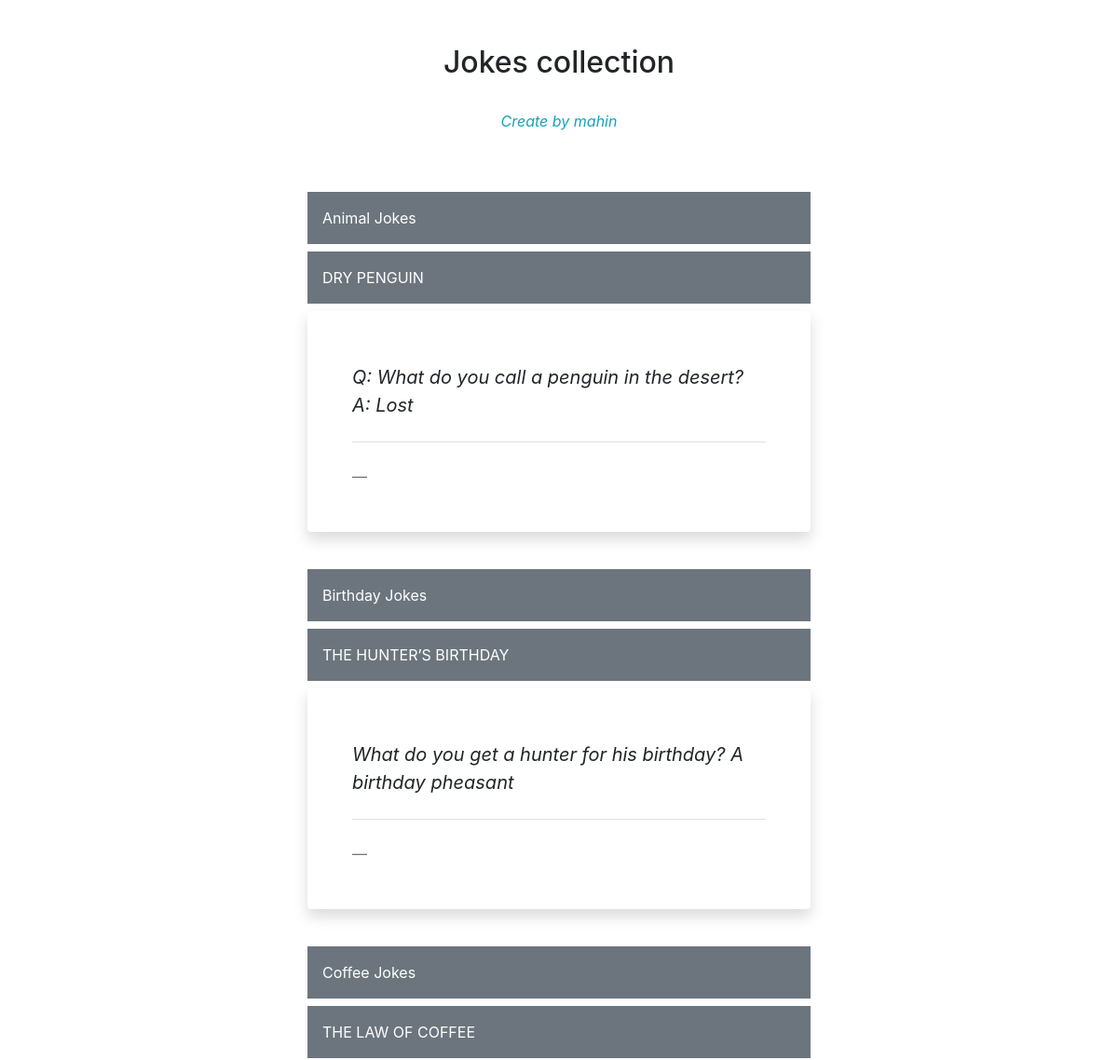
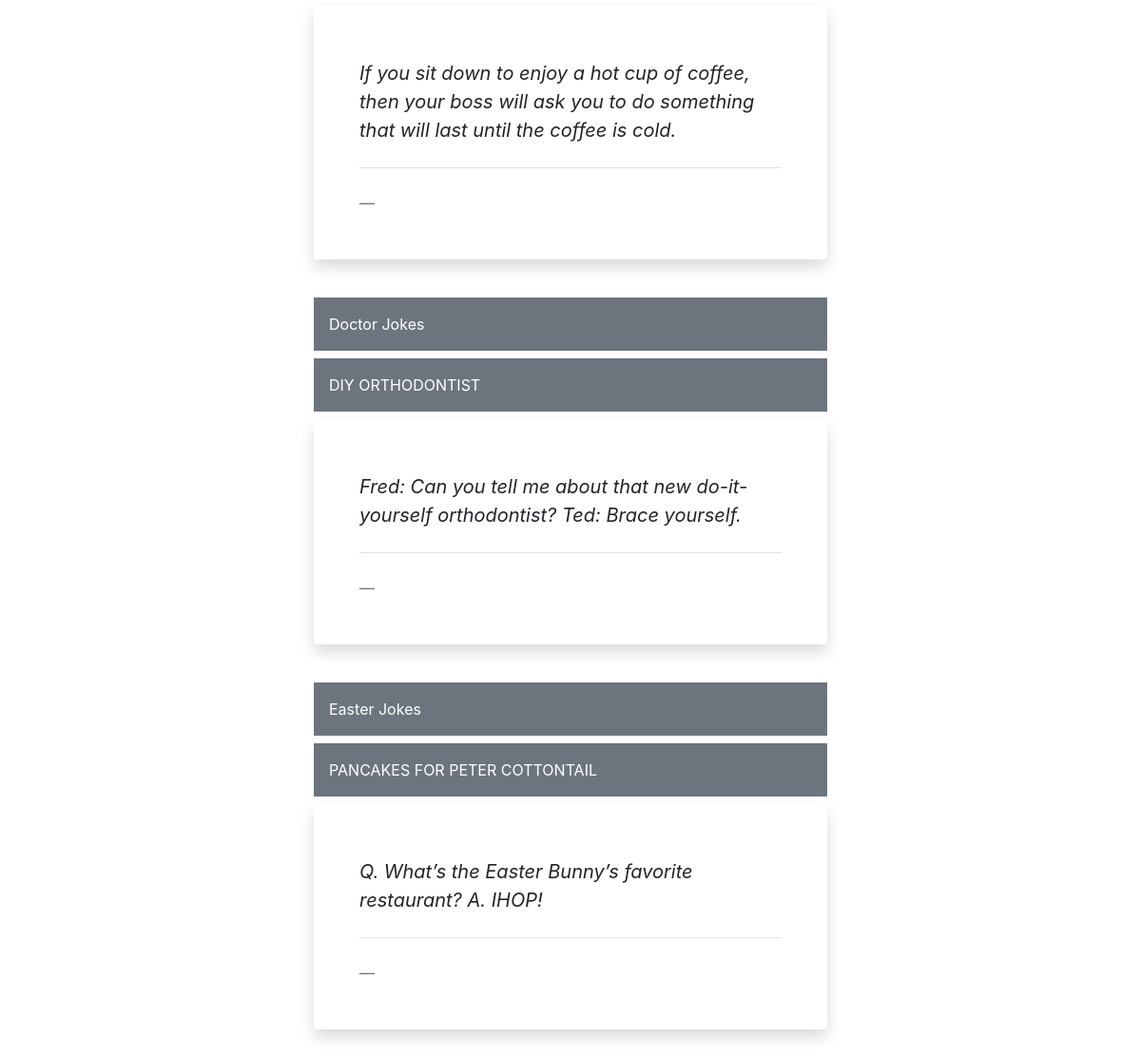
The app's page /jokes/ with its own data (2 pictures, top to bottom).
### joke_site/models.py (models this page shows, shortened)
class joke(models.Model):
    joke_title=models.CharField(max_length=100,default='SOME STRING')
    joke=models.TextField()
    Writter=models.CharField(max_length=200)
    joke_catagory=models.ForeignKey(
        'Joke_catagory',
        on_delete =models.CASCADE
    )

class Joke_catagory(models.Model):
    title=models.CharField(max_length=50)

### joke_site/views.py (the view)
# urls.py: path('',views.HomeView.as_view(),name='home' ),
class HomeView(ListView):
    template_name="index.html"
    model=joke
    def get_queryset(self):
        query_set =super().get_queryset()
        return query_set.select_related
        ('quote_category')

### templates/index.html (shortened to what this page needs)
{%extends 'base.html'%}
{% block body  %}
<section class="py-5">
    <div class="container">
        <div class="row">
            <div class="col-lg-6 mx-auto">
                <header class="text-center pb-5">
                    <h1 class="h2"> Jokes collection </h1>
                    <p><br> <a href="https://bootstrapious.com/snippets" class="font-italic text-info">Create by mahin</a></p>
                </header>
            </div>
        </div>
            {% for joke in object_list %}
        <div class="row">
            <div class="col-lg-6 mx-auto">
                <div class="p-3 mb-2 bg-secondary text-white">{{ joke.joke_catagory.title }}</div>
                    <div class="p-3 mb-2 bg-secondary text-white">{{ joke.joke_title }}</div>
                <blockquote class="blockquote blockquote-custom bg-white p-5 shadow rounded">
                    <p class="mb-0 mt-2 font-italic">{{joke.joke}} <a href="#" class="text-info"></a></p>
                    <footer class="blockquote-footer pt-4 mt-4 border-top">{{joke.writter}}
                    </footer>
                </blockquote>
            </div>
        </div>
        <br>
        {% endfor %}
    </div>
</section>
{% endblock%}

### templates/base.html (shortened to what this page needs)
 <!DOCTYPE html>
 <html>
 <head>
     <link rel="stylesheet" href="https://stackpath.bootstrapcdn.com/bootstrap/4.4.1/css/bootstrap.min.css">
 </head>
 <body>
     {% block body  %}
     {% endblock %}
 </body>
 </html>

### records on screen
joke: joke_catagory "Animal Jokes", joke_title "DRY PENGUIN", joke "Q: What do you call a penguin in the desert? A: Lost"
joke: joke_catagory "Birthday Jokes", joke_title "THE HUNTER’S BIRTHDAY", joke "What do you get a hunter for his birthday? A birthday pheasant"
joke: joke_catagory "Coffee Jokes", joke_title "THE LAW OF COFFEE", joke "If you sit down to enjoy a hot cup of coffee, then your boss will ask you to do something that will last until the coffee is cold."
joke: joke_catagory "Doctor Jokes", joke_title "DIY ORTHODONTIST", joke "Fred: Can you tell me about that new do-it-yourself orthodontist? Ted: Brace yourself."
joke: joke_catagory "Easter Jokes", joke_title "PANCAKES FOR PETER COTTONTAIL", joke "Q. What’s the Easter Bunny’s favorite restaurant? A. IHOP!"
